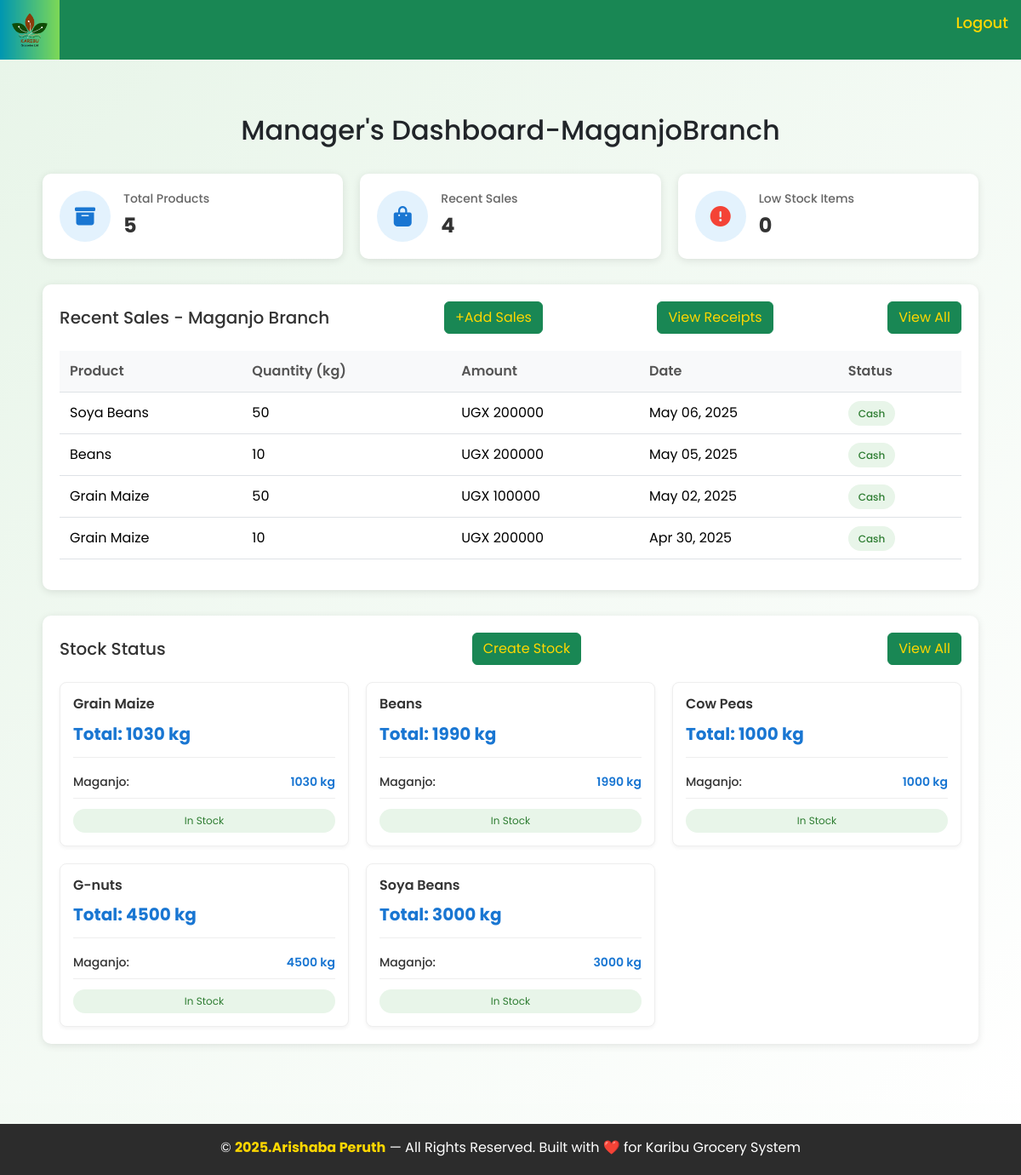
The page /dashboard/ (signed in) on the database its author committed.
### homeapp/models.py (models this page shows, shortened)
class Branch(models.Model):
    branch_name = models.CharField(max_length=255, null=True)

class Sale(models.Model):
    Name_of_produce = models.ForeignKey(Stock, blank=True, null=True, on_delete=models.CASCADE)
    item_name = models.CharField(blank=True, null=True)
    Tonnage_in_kgs = models.IntegerField(blank=False)
    Amount_paid = models.IntegerField(default=0,blank=False)
    Branch = models.ForeignKey(Branch, blank=True, null=True, on_delete=models.CASCADE)
    Sales_agent_name = models.CharField(blank=False)
    Date_time = models.DateTimeField(auto_now_add=True)
    Name_of_buyer = models.CharField(blank=True)
    method_of_payment = models.CharField(choices=[("Cash", "Cash"), ("Credit", "Credit")],blank=True, null=True)

class Stock(models.Model):
    Name_of_produce = models.CharField(max_length=100, null=True)
    Produce_type = models.CharField(choices=[("Internal","Internal"), ("External","External")] ,blank=True, null=True)
    Date = models.DateField(auto_now_add=True)
    Tonnage_in_kgs = models.IntegerField(blank=False, default=0)
    total_quantity = models.IntegerField(default=0,blank=True, null=True)
    Cost = models.IntegerField(blank=False, default=0)
    Unit_price = models.IntegerField(blank=True, null=True)
    Dealer_name = models.CharField(blank=False, default=0)
    Branch = models.ForeignKey(Branch,blank=True, null=True, on_delete=models.CASCADE)
    Contact = models.IntegerField(default=0, blank=False)
    received_quantity = models.IntegerField(default=0,blank=True,null=True)
    def __str__(self):
        return self.Name_of_produce

### homeapp/views.py (the view)
# urls.py: path('dashboard/', views.manager, name='manager'),
@login_required
def manager(request):
    if not (request.user.is_manager or request.user.is_manager_2):
        return HttpResponseForbidden("You do not have permission to access this page.")
    branch_name = 'Maganjo' if request.user.is_manager else 'Matugga'
    branch = Branch.objects.get(branch_name=branch_name)
    all_stocks = Stock.objects.filter(Branch=branch)
    grouped_stocks = {}
    for stock in all_stocks:
        if stock.Name_of_produce not in grouped_stocks:
            grouped_stocks[stock.Name_of_produce] = {
                'name': stock.Name_of_produce,
                'branches': {},
                'total_quantity': 0
            }
        if branch_name not in grouped_stocks[stock.Name_of_produce]['branches']:
            grouped_stocks[stock.Name_of_produce]['branches'][branch_name] = 0
        grouped_stocks[stock.Name_of_produce]['branches'][branch_name] += stock.Tonnage_in_kgs
        grouped_stocks[stock.Name_of_produce]['total_quantity'] += stock.Tonnage_in_kgs
    combined_stocks = list(grouped_stocks.values())
    recent_sales = Sale.objects.filter(Branch=branch).order_by('-Date_time')[:4]
    low_stock_items = Stock.objects.filter(Branch=branch, Tonnage_in_kgs__lt=100)
    context = {
        'combined_stocks': combined_stocks,
        'recent_sales': recent_sales,
        'low_stock_items': low_stock_items,
        'branch_name': branch_name,
    }
    return render(request, 'homeapp/dashboard1.html', context)

### homeapp/templates/homeapp/dashboard1.html
{% extends 'homeapp/base.html' %}
{% load static %}
{% block content %}
<main>
    <link rel="stylesheet" href="{% static 'dashboard1.css' %}">
    <div class="dashboard-container" style="background: linear-gradient(to bottom right, #e8f5e9, #ffffff);">
        <div class="main-content">
            <br>
            <h2 style="text-align: center;">Manager's Dashboard-{{ branch_name }}Branch</h2><br>
            <div class="stats-container">
                <div class="stat-card">
                    <div class="stat-icon">
                        <i class="fas fa-archive"></i>
                    </div>
                    <div class="stat-info">
                        <h3>Total Products</h3>
                        <p>5</p>
                    </div>
                </div>
                <div class="stat-card">
                    <div class="stat-icon">
                        <i class="fas fa-shopping-bag"></i>
                    </div>
                    <div class="stat-info">
                        <h3>Recent Sales</h3>
                        <p>{{ recent_sales.count }}</p>
                    </div>
                </div>
                <div class="stat-card">
                    <div class="stat-icon warning">
                        <i class="fas fa-exclamation-circle"></i>
                    </div>
                    <div class="stat-info">
                        <h3>Low Stock Items</h3>
                        <p>{{ low_stock_items.count }}</p>
                    </div>
                </div>
            </div>
            <div class="recent-activity">
                <div class="section-header">
                    <h2>Recent Sales - {{ branch_name }} Branch</h2>
                    <a href="{% url 'allsales' %}" class="view-all"><button class="btn btn-success" style="color: gold;">+Add Sales</button></a>
                    <a href="{% url 'receipt' %}" class="view-all"><button class="btn btn-success" style="color: gold;">View Receipts</button></a>
                    <a href="{% url 'allsales' %}" class="view-all"><button class="btn btn-success" style="color: gold;">View All</button></a>
                </div>
                <div class="table-responsive">
                    <table class="table">
                        <thead>
                            <tr>
                                <th>Product</th>
                                <th>Quantity (kg)</th>
                                <th>Amount</th>
                                <th>Date</th>
                                <th>Status</th>
                            </tr>
                        </thead>
                        <tbody>
                            {% for sale in recent_sales %}
                            <tr>
                                <td>{{ sale.Name_of_produce }}</td>
                                <td>{{ sale.Tonnage_in_kgs }}</td>
                                <td>UGX {{ sale.Amount_paid }}</td>
                                <td>{{ sale.Date_time|date:"M d, Y" }}</td>
                                <td>
                                    <span class="status {% if sale.method_of_payment == 'Cash' %}paid{% else %}pending{% endif %}">
                                        {{ sale.method_of_payment }}
                                    </span>
                                </td>
                            </tr>
                            {% endfor %}
                        </tbody>
                    </table>
                </div>
            </div>
            <div class="stock-status">
                <div class="section-header">
                    <h2>Stock Status</h2>
                    <a href="{% url 'createstock' %}" class="view-all"><button class="btn btn-success" style="color: gold;">Create Stock</button></a>
                    <a href="{% url 'allstock' %}" class="view-all"><button class="btn btn-success" style="color: gold;">View All</button></a>
                </div>
                <div class="stock-grid">
                    {% for stock in combined_stocks %}
                    <div class="stock-card">
                        <div class="stock-info">
                            <h4>{{ stock.name }}</h4>
                            <p class="quantity">Total: {{ stock.total_quantity }} kg</p>
                            <div class="branch-quantities">
                                {% for branch_name, quantity in stock.branches.items %}
                                <div class="stock-branch-quantity">
                                    <span class="stock-branch-name">{{ branch_name }}:</span>
                                    <span class="stock-branch-amount">{{ quantity }} kg</span>
                                </div>
                                {% endfor %}
                            </div>
                        </div>
                        <div class="stock-status-indicator {% if stock.total_quantity < 100 %}low{% else %}good{% endif %}">
                            {% if stock.total_quantity < 100 %}Low Stock{% else %}In Stock{% endif %}
                        </div>
                    </div>
                    {% endfor %}
                </div>
            </div>
        </div>
    </div>
</main>
{% endblock %}

### homeapp/static/base.css (style rules this page uses)
* { margin: 0; padding: 0; box-sizing: border-box; font-family: 'Poppins', sans-serif; }
body { padding-top: 70px; }

### homeapp/static/dashboard1.css (style rules this page uses)
*, *::before, *::after { margin: 0; padding: 0; box-sizing: border-box; }
html { height: 100%; }
body { min-height: 100vh; display: flex; flex-direction: column; background-color: #f5f6fa; }
.dashboard-container { display: flex; flex: 1 0 auto; min-height: calc(100vh - 60px); position: relative; background-color: #f5f6fa; justify-content: center; padding: 20px; }
.main-content { flex: 1; padding: 20px; margin: 0 auto; width: 100%; max-width: 1200px; }
.stats-container { display: grid; grid-template-columns: repeat(auto-fit, minmax(300px, 1fr)); gap: 20px; margin-bottom: 30px; margin: 0 auto 30px; max-width: 1100px; }
.stat-card { background: #fff; border-radius: 10px; padding: 20px; display: flex; align-items: center; box-shadow: 0 2px 10px rgba(0,0,0,0.1); }
.stat-icon { width: 60px; height: 60px; border-radius: 50%; background-color: #e3f2fd; display: flex; align-items: center; justify-content: center; margin-right: 15px; }
.stat-icon i { font-size: 24px; color: #1976d2; }
.stat-icon.warning i { color: #f44336; }
.stat-info h3 { margin: 0; font-size: 14px; color: #666; }
.stat-info p { margin: 5px 0 0; font-size: 24px; font-weight: bold; color: #333; }
.recent-activity, .stock-status { background: white; border-radius: 10px; padding: 20px; margin-bottom: 30px; margin: 0 auto 30px; max-width: 1100px; box-shadow: 0 2px 10px rgba(0,0,0,0.1); }
.section-header { display: flex; justify-content: space-between; align-items: center; margin-bottom: 20px; }
.section-header h2 { margin: 0; font-size: 20px; color: #333; }
.view-all { color: #1976d2; text-decoration: none; font-size: 14px; }
.table-responsive { overflow-x: auto; }
.table { width: 100%; border-collapse: collapse; }
.table th { background-color: #f8f9fa; padding: 12px; text-align: left; font-weight: 600; color: #555; }
.table td { padding: 12px; border-top: 1px solid #eee; }
.status { padding: 6px 12px; border-radius: 15px; font-size: 12px; font-weight: 500; }
.status.paid { background-color: #e8f5e9; color: #2e7d32; }
.stock-grid { display: grid; grid-template-columns: repeat(auto-fit, minmax(280px, 1fr)); gap: 20px; }
.stock-card { background: #fff; border: 1px solid #eee; border-radius: 8px; padding: 15px; box-shadow: 0 2px 4px rgba(0,0,0,0.05); }
.stock-info h4 { margin: 0 0 10px; font-size: 16px; color: #333; font-weight: 600; }
.quantity { font-size: 20px; font-weight: bold; color: #1976d2; margin: 0 0 12px; }
.branch-quantities { margin-top: 10px; border-top: 1px solid #eee; padding-top: 10px; }
.stock-branch-quantity { display: flex; justify-content: space-between; align-items: center; padding: 8px 0; border-bottom: 1px solid #eee; }
.stock-branch-name { font-weight: 500; color: #333; font-size: 14px; }
.stock-branch-amount { font-weight: 600; color: #1976d2; font-size: 14px; }
.stock-status-indicator { margin-top: 12px; padding: 5px 10px; border-radius: 15px; font-size: 12px; text-align: center; }
.stock-status-indicator.good { background-color: #e8f5e9; color: #2e7d32; }
@media (min-width: 769px) { .main-content { margin: 0 auto; } }

### rows shown on the page
Branch: branch_name "Maganjo", quantity "1030", quantity "1990", quantity "1000", quantity "4500", quantity "3000"
Sale: Name_of_produce "Soya Beans", Tonnage_in_kgs "50", Amount_paid "200000", Date_time "May 06, 2025", method_of_payment "Cash"
Sale: Name_of_produce "Beans", Tonnage_in_kgs "10", Amount_paid "200000", Date_time "May 05, 2025", method_of_payment "Cash"
Sale: Name_of_produce "Grain Maize", Tonnage_in_kgs "50", Amount_paid "100000", Date_time "May 02, 2025", method_of_payment "Cash"
Sale: Name_of_produce "Grain Maize", Tonnage_in_kgs "10", Amount_paid "200000", Date_time "Apr 30, 2025", method_of_payment "Cash"
Stock: name "Grain Maize"
Stock: name "Beans"
Stock: name "Cow Peas"
Stock: name "G-nuts"
Stock: name "Soya Beans"

### other values the page prints
{{ recent_sales.count }} "4"
{{ low_stock_items.count }} "0"
{{ stock.total_quantity }} "1030" "1990" "1000" "4500" "3000"
